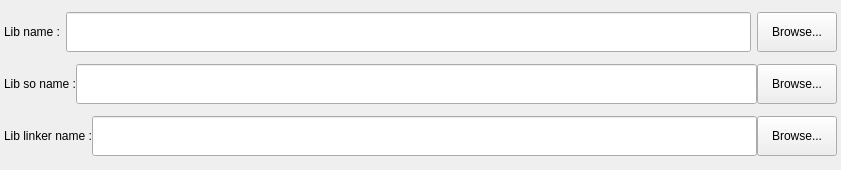
<?xml version="1.0" encoding="UTF-8"?>
<ui version="4.0">
 <class>guiLibsSettingsItem</class>
 <widget class="QFrame" name="guiLibsSettingsItem">
  <property name="geometry">
   <rect>
    <x>0</x>
    <y>0</y>
    <width>841</width>
    <height>170</height>
   </rect>
  </property>
  <property name="minimumSize">
   <size>
    <width>0</width>
    <height>170</height>
   </size>
  </property>
  <property name="maximumSize">
   <size>
    <width>16777215</width>
    <height>170</height>
   </size>
  </property>
  <property name="windowTitle">
   <string>Frame</string>
  </property>
  <layout class="QVBoxLayout" name="verticalLayout">
   <property name="spacing">
    <number>0</number>
   </property>
   <property name="leftMargin">
    <number>4</number>
   </property>
   <property name="topMargin">
    <number>0</number>
   </property>
   <property name="rightMargin">
    <number>4</number>
   </property>
   <property name="bottomMargin">
    <number>0</number>
   </property>
   <item>
    <layout class="QHBoxLayout" name="libNameHorizontalLayout">
     <property name="spacing">
      <number>6</number>
     </property>
     <item>
      <widget class="QLabel" name="libNameLabel">
       <property name="maximumSize">
        <size>
         <width>16777215</width>
         <height>16777215</height>
        </size>
       </property>
       <property name="text">
        <string>Lib name :</string>
       </property>
      </widget>
     </item>
     <item>
      <widget class="QLineEdit" name="libNameLineEdit">
       <property name="minimumSize">
        <size>
         <width>0</width>
         <height>40</height>
        </size>
       </property>
       <property name="maximumSize">
        <size>
         <width>16777215</width>
         <height>40</height>
        </size>
       </property>
      </widget>
     </item>
     <item>
      <widget class="QPushButton" name="libNameBrowseButton">
       <property name="minimumSize">
        <size>
         <width>80</width>
         <height>40</height>
        </size>
       </property>
       <property name="maximumSize">
        <size>
         <width>80</width>
         <height>40</height>
        </size>
       </property>
       <property name="text">
        <string>Browse...</string>
       </property>
      </widget>
     </item>
    </layout>
   </item>
   <item>
    <layout class="QHBoxLayout" name="libSoNameHorizontalLayout">
     <item>
      <widget class="QLabel" name="libSoNameLabel">
       <property name="maximumSize">
        <size>
         <width>16777215</width>
         <height>16777215</height>
        </size>
       </property>
       <property name="text">
        <string>Lib so name :</string>
       </property>
      </widget>
     </item>
     <item>
      <widget class="QLineEdit" name="libSoNameLineEdit">
       <property name="minimumSize">
        <size>
         <width>0</width>
         <height>40</height>
        </size>
       </property>
       <property name="maximumSize">
        <size>
         <width>16777215</width>
         <height>40</height>
        </size>
       </property>
      </widget>
     </item>
     <item>
      <widget class="QPushButton" name="libSoNameBrowseButton">
       <property name="minimumSize">
        <size>
         <width>80</width>
         <height>40</height>
        </size>
       </property>
       <property name="maximumSize">
        <size>
         <width>80</width>
         <height>40</height>
        </size>
       </property>
       <property name="text">
        <string>Browse...</string>
       </property>
      </widget>
     </item>
    </layout>
   </item>
   <item>
    <layout class="QHBoxLayout" name="libSoNameHorizontalLayout_2">
     <item>
      <widget class="QLabel" name="libLinkerNameLabel">
       <property name="maximumSize">
        <size>
         <width>16777215</width>
         <height>16777215</height>
        </size>
       </property>
       <property name="text">
        <string>Lib linker name :</string>
       </property>
      </widget>
     </item>
     <item>
      <widget class="QLineEdit" name="libLinkerNameLineEdit">
       <property name="minimumSize">
        <size>
         <width>0</width>
         <height>40</height>
        </size>
       </property>
       <property name="maximumSize">
        <size>
         <width>16777215</width>
         <height>40</height>
        </size>
       </property>
      </widget>
     </item>
     <item>
      <widget class="QPushButton" name="libLinkerNameBrowseButton">
       <property name="minimumSize">
        <size>
         <width>80</width>
         <height>40</height>
        </size>
       </property>
       <property name="maximumSize">
        <size>
         <width>80</width>
         <height>40</height>
        </size>
       </property>
       <property name="text">
        <string>Browse...</string>
       </property>
      </widget>
     </item>
    </layout>
   </item>
  </layout>
 </widget>
 <resources/>
 <connections/>
</ui>
